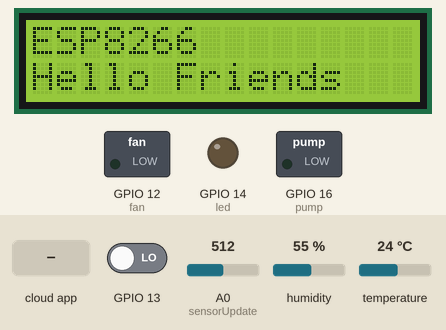
The sketch below on a simulated ESP8266 (NodeMCU). Shown: 16×2 character LCD, switched loads named in the sketch (green lamp = pin HIGH), output pins drawn as LEDs (lit = HIGH). The test bench sets the inputs (shaded band); at power-on: GPIO 13 LOW, A0 (sensorUpdate) = 512, humidity 55 %, temperature 24 °C. WiFi joins after 1.5 s; servers stay silent unless stated; the Firebase database answers and starts empty; what the sketch prints to the serial monitor is not drawn.

Above: at 1.6 s.
At 6.4 s:
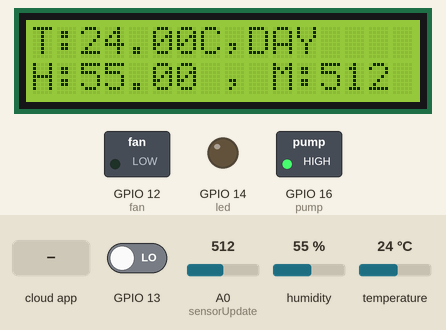
6.5 s: the phone or cloud app sets led to 1
At 8.9 s:
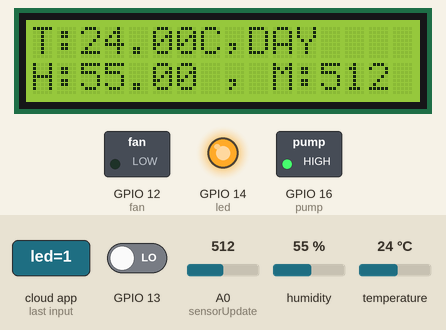
9.2 s: the phone or cloud app sets pump to 1
At 11.0 s:
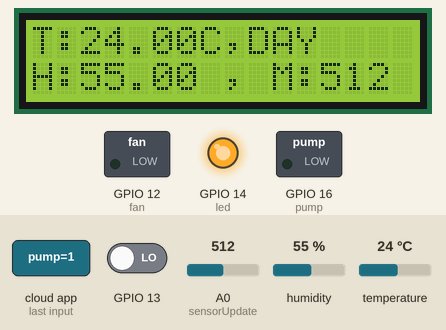
Timing chart, 0 to 12.5 s (numbered marks = the images above; inputs shaded):
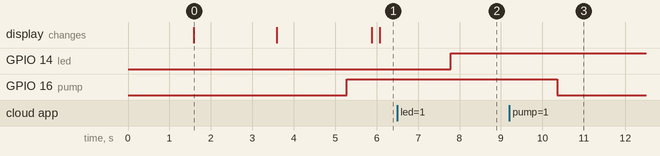

The sketch:

IOT_Project.ino
```cpp
#include <ThingSpeak.h>

#include "FirebaseESP8266.h"

#define FIREBASE_HOST "node-eece6-default-rtdb.firebaseio.com"

#include <ESP8266WiFi.h>

int led = 14;

#include <LiquidCrystal_I2C.h>

// Set the LCD address to 0x27 for a 16 chars and 2 line display
LiquidCrystal_I2C lcd(0x27, 16, 2);
int pump=16;//D0 pin
int fan=12;//D3 pin
#include "DHT.h"//Libary should be installed before hand

#define DHTYPE DHT11
DHT dht(2, DHTYPE);


#define FIREBASE_AUTH "Wrdq4GwnN7ce5XS1sY7ZGNZhYUwVcTuQdvdMyf9f"


#define WIFI_SSID "FAADU STAR"
#define WIFI_PASSWORD "9007216498@Va"

FirebaseData firebaseData;
FirebaseData ledData;FirebaseData ledData1;FirebaseData ledData2;
WiFiClient client;


long myChannelNumber = 1266071;
const char myWriteAPIKey[] = "27AEPEBUD61C9GFK";
//setup---------------------------------------------------------------------------------------------------------------------------------------------------------
void setup()
{
  Serial.begin(9600);

  dht.begin();
  pinMode(led,OUTPUT);pinMode(pump,OUTPUT);pinMode(fan,OUTPUT);
  pinMode(15,INPUT);pinMode(A0,INPUT);


  WiFi.begin(WIFI_SSID, WIFI_PASSWORD);
  Serial.print("Connecting to Wi-Fi");
  while (WiFi.status() != WL_CONNECTED)
  {
    Serial.print(".");
    delay(300);
  }
  Serial.println();
  Serial.print("Connected with IP: ");
  Serial.println(WiFi.localIP());
  Serial.println();
  Firebase.begin(FIREBASE_HOST, FIREBASE_AUTH);
  Firebase.reconnectWiFi(true);
 ThingSpeak.begin(client);

  lcd.begin(); //Init with pin default ESP8266 or ARDUINO

  lcd.backlight();
  lcd.setCursor(0, 0);
#if defined(ESP8266)
  lcd.print("ESP8266");
#else
  lcd.print("ARDUINO");
#endif
  lcd.setCursor(0, 1);
  lcd.print("Hello Friends");
  delay(2000);
  lcd.clear();
  delay(100);

}

void sensorUpdate(){
  // Reading temperature or humidity takes about 250 milliseconds!
  // Sensor readings may also be up to 2 seconds 'old' (its a very slow sensor)
  float h = dht.readHumidity();
  // Read temperature as Celsius (the default)
  ThingSpeak.writeField(myChannelNumber, 2, h, myWriteAPIKey);delay(10);
  float t = dht.readTemperature();
  ThingSpeak.writeField(myChannelNumber, 1, t, myWriteAPIKey);delay(10);
  // Read temperature as Fahrenheit (isFahrenheit = true)
  float f = dht.readTemperature(true);

  // Check if any reads failed and exit early (to try again).
  if (isnan(h) || isnan(t) || isnan(f)) {
    Serial.println(F("Failed to read from DHT sensor!"));
    return;
  }

 float m = analogRead(A0);//soil moisture calculation
ThingSpeak.writeField(myChannelNumber, 4, m, myWriteAPIKey);delay(10);
int seq=map(m, 1023, 0, 0,100);


  Serial.print(F("Humidity: "));
  Serial.print(h);
  Serial.print(F("%  Temperature: "));
  Serial.print(t);
  Serial.print(F("C  ,"));
  Serial.print(f);
  Serial.println(F("F  "));

if (Firebase.setFloat(firebaseData, "/FirebaseIOT/temperature", t))
  {
    Serial.println("PASSED");
    Serial.println("PATH: " + firebaseData.dataPath());
    Serial.println("TYPE: " + firebaseData.dataType());
    Serial.println("ETag: " + firebaseData.ETag());
    Serial.println("------------------------------------");
    Serial.println();
  }
  else
  {
    Serial.println("FAILED");
    Serial.println("REASON: " + firebaseData.errorReason());
    Serial.println("------------------------------------");
    Serial.println();
  }

  if (Firebase.setFloat(firebaseData, "/FirebaseIOT/humidity", h))
  {
    Serial.println("PASSED");
    Serial.println("PATH: " + firebaseData.dataPath());
    Serial.println("TYPE: " + firebaseData.dataType());
    Serial.println("ETag: " + firebaseData.ETag());
    Serial.println("------------------------------------");
    Serial.println();
  }
  else
  {
    Serial.println("FAILED");
    Serial.println("REASON: " + firebaseData.errorReason());
    Serial.println("------------------------------------");
    Serial.println();
  }
  if (Firebase.setFloat(firebaseData, "/FirebaseIOT/moisture", m))
  {
    Serial.println("PASSED");
    Serial.println("PATH: " + firebaseData.dataPath());
    Serial.println("TYPE: " + firebaseData.dataType());
    Serial.println("ETag: " + firebaseData.ETag());
    Serial.println("------------------------------------");
    Serial.println();
  }
  else
  {
    Serial.println("FAILED");
    Serial.println("REASON: " + firebaseData.errorReason());
    Serial.println("------------------------------------");
    Serial.println();
  }
  if (Firebase.setFloat(firebaseData, "/FirebaseIOT/light", seq))
  {
    Serial.println("PASSED");
    Serial.println("PATH: " + firebaseData.dataPath());
    Serial.println("TYPE: " + firebaseData.dataType());
    Serial.println("ETag: " + firebaseData.ETag());
    Serial.println("------------------------------------");
    Serial.println();
  }
  else
  {
    Serial.println("FAILED");
    Serial.println("REASON: " + firebaseData.errorReason());
    Serial.println("------------------------------------");
    Serial.println();
  }

}

//loop -----------------------------------------------------------------------------------------------------------------------------------------
void loop()
{

  float h = dht.readHumidity();
  float t = dht.readTemperature();

 int m = analogRead(A0);//soil moisture calculation

int seq=digitalRead(13);

  sensorUpdate();


  if(m>650)
  {
    digitalWrite(pump,LOW);
    delay(10000);
  }
  else
{  digitalWrite(pump,HIGH);}

  if (Firebase.getString(ledData, "/FirebaseIOT/led")){
    Serial.println(ledData.stringData());
    if (ledData.stringData() == "1") {
    digitalWrite(led, HIGH);

   Serial.println("ON Light");
    }
  else if (ledData.stringData() == "0"){
    Serial.println("OFF Light");
    digitalWrite(led, LOW);
    }
  }
  delay(50);

  if (Firebase.getString(ledData1, "/FirebaseIOT/pump")){
    Serial.println(ledData1.stringData());
    if (ledData1.stringData() == "1") {
    digitalWrite(pump, LOW);

   Serial.println("pump on for 10 seconds");
   delay(10000);
    }
  else if (ledData1.stringData() == "0"){
    Serial.println("pump off");
    digitalWrite(pump, HIGH);
    }
  }
  delay(50);

   if (Firebase.getString(ledData2, "/FirebaseIOT/fan")){
    Serial.println(ledData2.stringData());
    if (ledData2.stringData() == "1") {
    digitalWrite(fan, LOW);

   Serial.println("fan on");
    }
  else if (ledData2.stringData() == "0"){
    Serial.println("fan off");
    digitalWrite(fan, HIGH);
    }
  }
  delay(50);
  lcd.setCursor(0, 0);
  lcd.print("T:");

  Serial.println(t); lcd.print(t);lcd.print("C");
  lcd.print(",");
delay(50);

if(seq=='1')
{
lcd.print("NIGHT");Serial.println("seq");}
else
{
   lcd.print("DAY");Serial.println("seq");
}
delay(50);


  lcd.setCursor(0, 1);
  lcd.print("H:");
 Serial.println(h);

  lcd.print(h);
   lcd.print(" ,");
  delay(50);
  lcd.print(" M:");
  Serial.println(m); //print the value to serial port
lcd.print(m);

}
```

Measured:
- after the input at 6.5 s, GPIO 14 (led): LOW → HIGH after 1.3 s
- after the input at 9.2 s, GPIO 16 (pump): HIGH → LOW after 1.2 s
- what the display in image 0 shows lasts 2.0 s, from 1.6 s to 3.6 s
